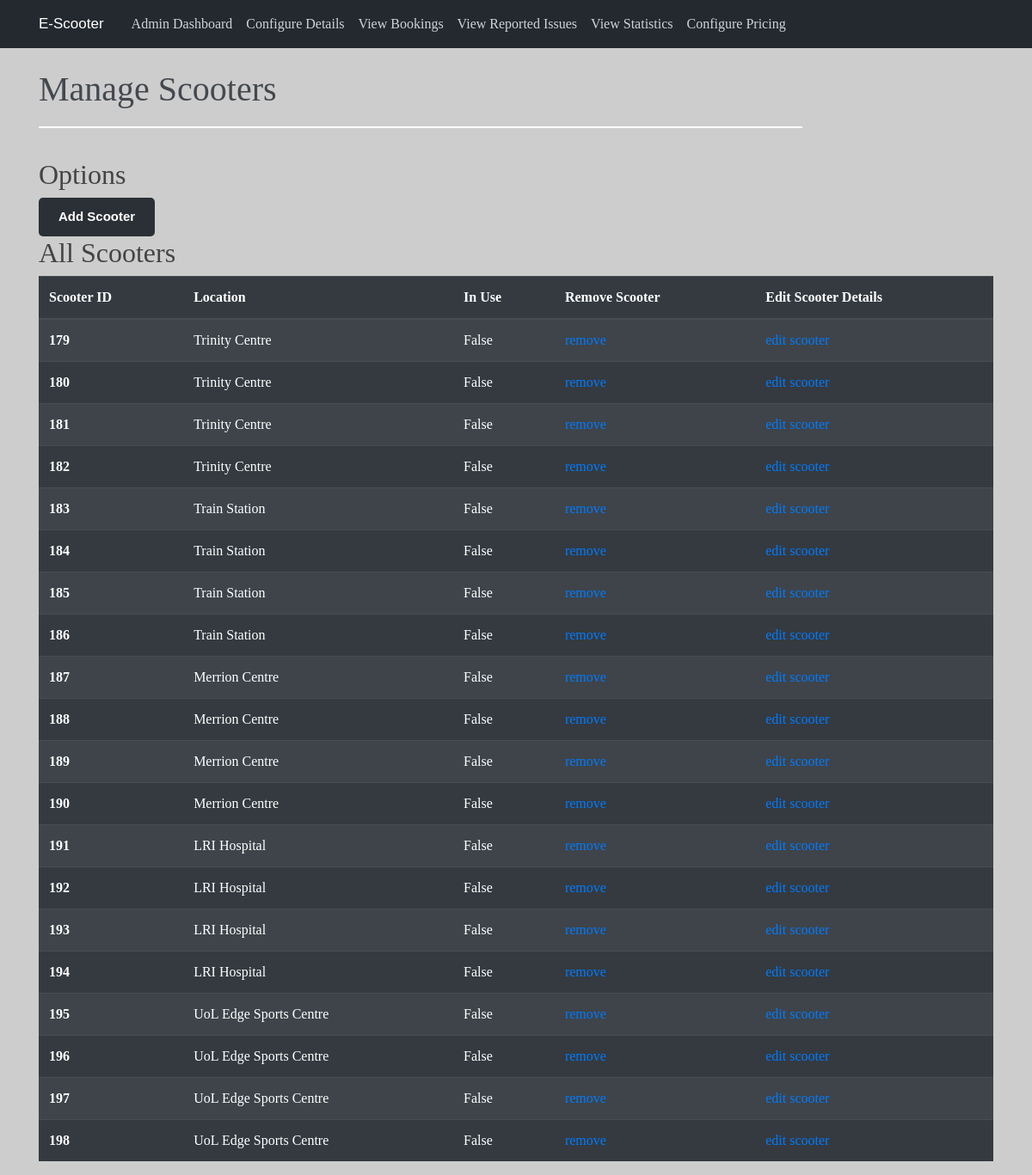
The app's page /admin/manage with its own data.
### app/models.py (models this page shows)
class Scooter(db.Model):
    __tablename__ = 'scooters'
    id = db.Column(db.Integer, primary_key=True)
    in_use = db.Column(db.Boolean, default = False)
    LocationID = db.Column(db.Integer, ForeignKey("locations.id"))

### app/views.py (the view)
@app.route("/admin/manage")
def staff_manage():
    if session.get("admin") == 0:
        return redirect("/")
    all_scooters = models.Scooter.query.all()
    locations = ["","Trinity Centre","Train Station","Merrion Centre","LRI Hospital","UoL Edge Sports Centre"]
    return render_template("staff_manage.html", scooters = all_scooters, locations=locations)

### app/templates/staff_manage.html (shortened to what this page needs)
{% extends "admin_base.html" %}
{% block content %}
<head>
</head>
<body>
    <h1 style="color:rgba(68,73,79,1);">Manage Scooters</h1>
	<svg class="Line_7" viewBox="0 0 1110 2" preserveAspectRatio="none">
			<path id="Line_7" d="M 0 0 L 1110 0">
			</path>
	</svg>
	<br></br>
	<h2> Options </h2>
	<a href="/admin/add" class="myButton">Add Scooter</a>
	<h2> All Scooters </h2>
	<table class="table table-striped table-dark">
		<thead>
		  <tr>
			<th scope="col">Scooter ID</th>
			<th scope="col">Location</th>
			<th scope="col">In Use</th>
			<th scope="col">Remove Scooter</th>
			<th scope="col">Edit Scooter Details</th>
		  </tr>
		</thead>
		<tbody>
			{% for s in scooters %}
				<tr>
					<th scope="row">{{ s.id }}</th>
					<td> {{ locations[s.LocationID] }}</td>
					<td> {{ s.in_use }} </td>
					<td> <a href="/admin/remove_scooter/{{s.id}}">remove</a> </td>
					<td> <a href="/admin/edit_scooter/{{s.id}}">edit scooter</a> </td>
				</tr>
			{% endfor %}
		</tbody>
	  </table>
</body>
{% endblock content %}

### app/static/style.css (style rules this page uses)
body { background: rgba(205,205,205,1); color: #333333; margin-top: 5rem; font-family: halyard-display; }
h1, h2, h3, h4, h5, h6 { color: #444444; }
.myButton { background-color:rgba(43,48,54,1); border-radius:5px; border: none; display:inline-block; cursor:pointer; color:#ffffff; font-family:Arial; font-size:15px; font-weight:bold; padding:11px 23px; text-decoration:none; }
.Line_7 { overflow: visible; position: relative; width: 80%; height: 2px; margin-left: auto; margin-right: auto; transform: matrix(1,0,0,1,0,0); }

### records on screen
Scooter: id "179", LocationID "Trinity Centre", in_use "False"
Scooter: id "180", LocationID "Trinity Centre", in_use "False"
Scooter: id "181", LocationID "Trinity Centre", in_use "False"
Scooter: id "182", LocationID "Trinity Centre", in_use "False"
Scooter: id "183", LocationID "Train Station", in_use "False"
Scooter: id "184", LocationID "Train Station", in_use "False"
Scooter: id "185", LocationID "Train Station", in_use "False"
Scooter: id "186", LocationID "Train Station", in_use "False"
Scooter: id "187", LocationID "Merrion Centre", in_use "False"
Scooter: id "188", LocationID "Merrion Centre", in_use "False"
Scooter: id "189", LocationID "Merrion Centre", in_use "False"
Scooter: id "190", LocationID "Merrion Centre", in_use "False"
Scooter: id "191", LocationID "LRI Hospital", in_use "False"
Scooter: id "192", LocationID "LRI Hospital", in_use "False"
Scooter: id "193", LocationID "LRI Hospital", in_use "False"
Scooter: id "194", LocationID "LRI Hospital", in_use "False"
Scooter: id "195", LocationID "UoL Edge Sports Centre", in_use "False"
Scooter: id "196", LocationID "UoL Edge Sports Centre", in_use "False"
Scooter: id "197", LocationID "UoL Edge Sports Centre", in_use "False"
Scooter: id "198", LocationID "UoL Edge Sports Centre", in_use "False"
